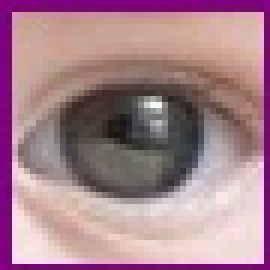
#> input picture Gaze Direction/Result_Images/eye1.jpg, 45 x 45 px (shown 6 times larger)
$ python Laplacian.py   (older library calls are emulated)
#> lines starting #> are read from the running program, lines starting #| are printed output that depends on the picture
import cv2
import numpy as np
from matplotlib import pyplot as plt

img = cv2.imread('../Result_Images/eye1.jpg',0)
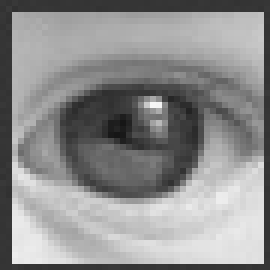
#> img: shape (45, 45) (shown 6 times larger); min 22, max 246, mean 141.9

laplacian = cv2.Laplacian(img,cv2.CV_64F)
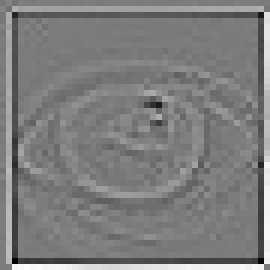
#> laplacian: shape (45, 45) float64 (shown 6 times larger); min -355, max 374, mean 6.1; drawn with min black and max white

plt.subplot(2,2,1),plt.imshow(img,cmap = 'gray')
plt.title('Original'), plt.xticks([]), plt.yticks([])
plt.subplot(2,2,2),plt.imshow(laplacian,cmap = 'gray')
plt.title('Laplacian'), plt.xticks([]), plt.yticks([])
plt.show()
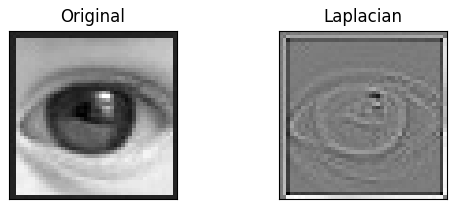
#> figure drawn by matplotlib, 2 panels

$ run again, with Gaze Direction/Result_Images/Keypoints.jpg copied over Gaze Direction/Result_Images/eye1.jpg
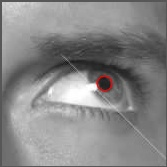
#> input picture Gaze Direction/Result_Images/Keypoints.jpg, 167 x 167 px
#> `laplacian = cv2.Laplacian(img,cv2.CV_64F)`:
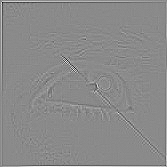
#> laplacian: shape (167, 167) float64; min -234, max 197, mean 0.5; drawn with min black and max white
#> `plt.show()`:
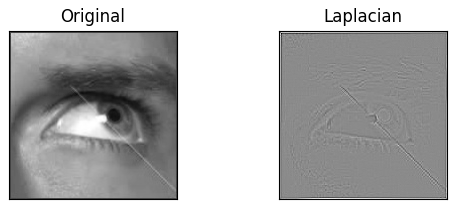
#> figure drawn by matplotlib, 2 panels
